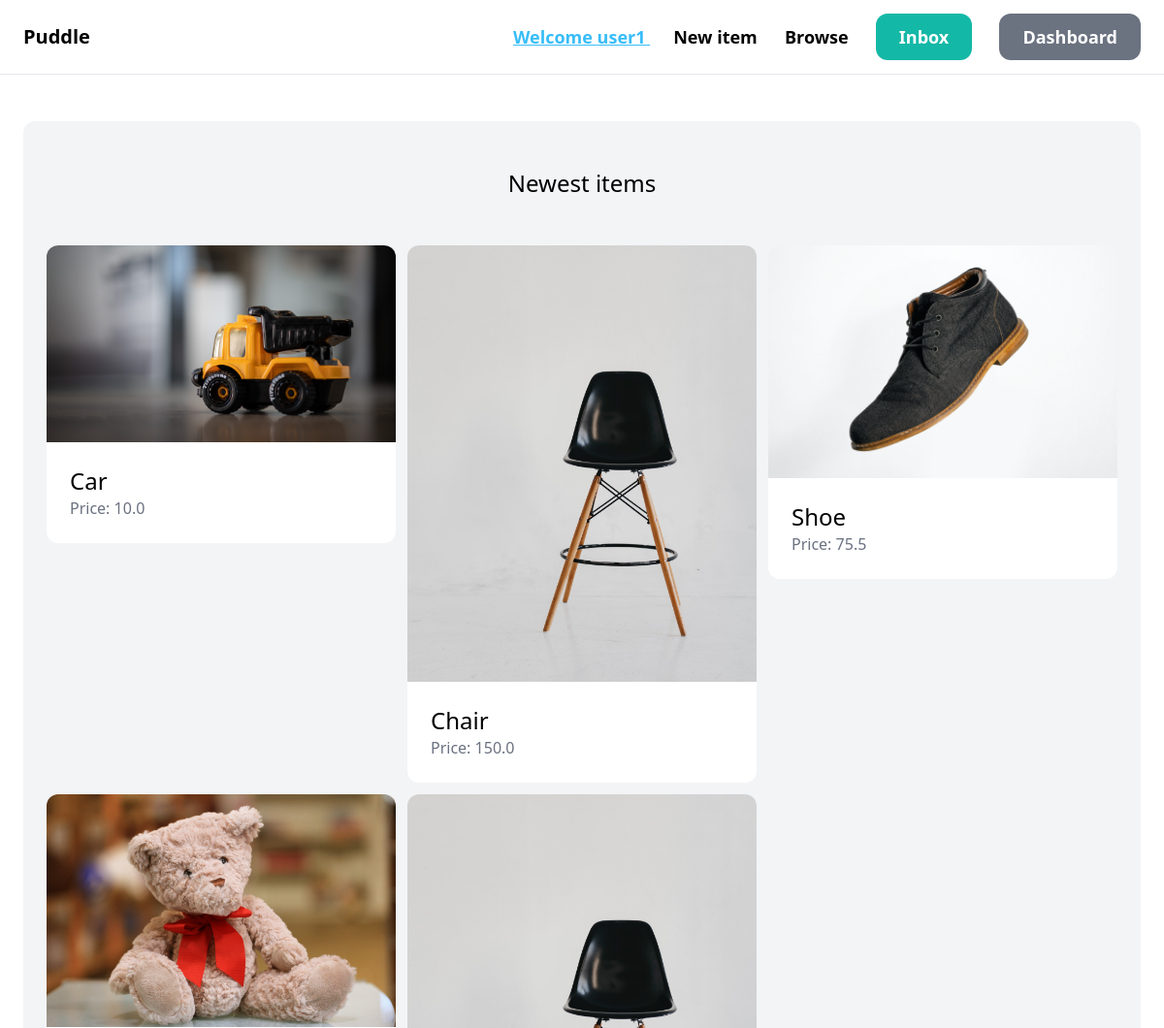
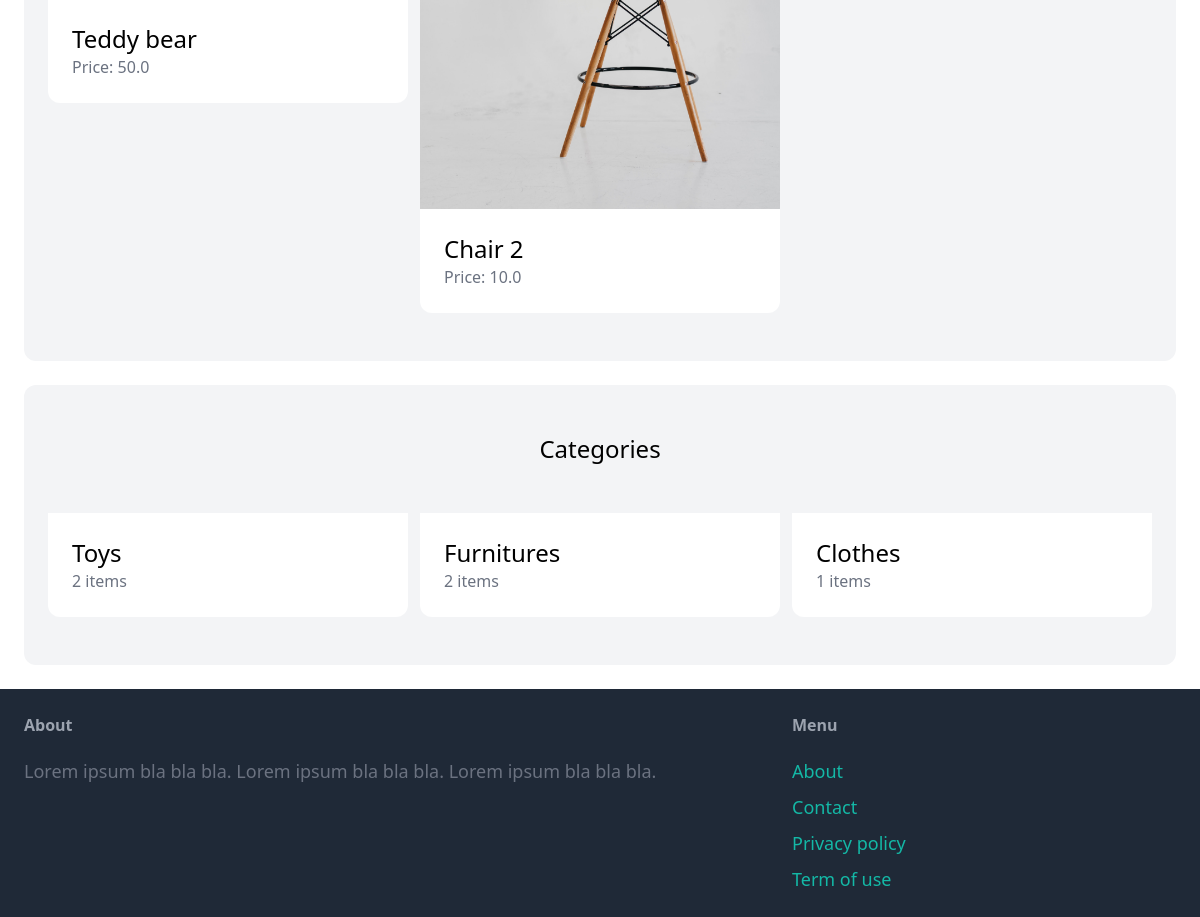
Screenshot of / (signed in) with the database file from the repository (2 pictures, top to bottom).
### item/models.py (models this page shows, shortened)
class Item(models.Model):
    name = models.CharField(max_length=255)
    description = models.TextField(blank=True, null=True)
    price = models.FloatField()
    is_sold = models.BooleanField(default=False)
    created_at = models.DateTimeField(auto_now_add=True)
    created_by = models.ForeignKey(User, related_name="items", on_delete=models.CASCADE)
    category = models.ForeignKey(Category, related_name="items",on_delete=models.CASCADE)
    image = models.ImageField(upload_to="item_images", blank=True, null=True)

class Category(models.Model):
    name = models.CharField(max_length=255)
    class Meta:
        verbose_name_plural = "Categories"

### core/views.py (the view)
# urls.py: path('', views.index, name="index"),
def index(request):
    items = Item.objects.filter(is_sold=False)[0:6]
    categories = Category.objects.all()
    return render(request, 'core/index.html', {
        'categories': categories,
        'items': items,
    })

### core/templates/core/index.html (shortened to what this page needs)
{% extends 'core/base.html' %}
{% block content %}
    <div class="mt-6 px-6 py-12 bg-gray-100 rounded-xl">
        <h2 class="mb-12 text-2xl text-center">Newest items</h2>
        <div class="grid grid-cols-3 gap-3">
            {% for item in items %}
                <div>
                    <a href="{% url 'item:detail' item.id %}">
                        <div>
                            <img src="{{ item.image.url }}" class="rounded-t-xl">
                        </div>
                        <div class="p-6 bg-white rounded-b-xl">
                            <h2 class="text-2xl">{{ item.name }}</h2>
                            <p class="text-gray-500">Price: {{ item.price }}</p>
                        </div>
                    </a>
                </div>
            {% endfor %}
        </div>
    </div>
    <div class="mt-6 px-6 py-12 bg-gray-100 rounded-xl">
        <h2 class="mb-12 text-2xl text-center">Categories</h2>
        <div class="grid grid-cols-3 gap-3">
            {% for category in categories %}
                <div>
                    <a href="#">
                        <div class="p-6 bg-white rounded-b-xl">
                            <h2 class="text-2xl">{{ category.name }}</h2>
                            <p class="text-gray-500">{{ category.items.count }} items</p>
                        </div>
                    </a>
                </div>
            {% endfor %}
        </div>
    </div>
{% endblock %}

### core/templates/core/base.html (shortened to what this page needs)
<!doctype html>
<html>
    <head>
        <script src="https://cdn.tailwindcss.com"></script>
    </head>
    <body>
        <nav class="py-6 px-6 flex justify-between items-center border-b border-gray-200">
            <a href="{% url 'core:index' %}" class="text-xl font-semibold">Puddle</a>
            <div class="space-x-6">
                {% if request.user != null %}
                <span class="text-lg font-semibold text-sky-400 underline ">Welcome {{ request.user }} </span>
                {% endif %}
                <a href="{% url 'item:new' %}" class="text-lg font-semibold hover:text-gray-500">New item</a>
                <a href="#" class="text-lg font-semibold hover:text-gray-500">Browse</a>
                {% if request.user.is_authenticated %}
                    <a href="#" class="px-6 py-3 text-lg font-semibold bg-teal-500 text-white rounded-xl hover:bg-teal-700">Inbox</a>
                    <a href="{% url 'dashboard:index' %}" class="px-6 py-3 text-lg font-semibold bg-gray-500 text-white rounded-xl hover:bg-gray-700">Dashboard</a>
                {% else %}
                    <a href="{% url 'core:signup' %}" class="px-6 py-3 text-lg font-semibold bg-teal-500 text-white rounded-xl hover:bg-teal-700">Sign up</a>
                    <a href="{% url 'core:login' %}" class="px-6 py-3 text-lg font-semibold bg-gray-500 text-white rounded-xl hover:bg-gray-700">Log in</a>
                {% endif %}
            </div>
        </nav>
        <div class="px-6 py-6">
            {% block content %}
            {% endblock %}
        </div>
        <footer class="py-6 px-6 flex justify-between bg-gray-800">
            <div class="w-2/3 pr-10">
                <h3 class="mb-5 font-semibold text-gray-400">About</h3>
                <p class="text-lg text-gray-500">Lorem ipsum bla bla bla. Lorem ipsum bla bla bla. Lorem ipsum bla bla bla.</p>
            </div>
            <div class="w-1/3">
                <h3 class="mb-5 font-semibold text-gray-400">Menu</h3>
                <ul class="space-y-2">
                    <li><a href="#" class="text-lg text-teal-500 hover:text-teal-700">About</a></li>
                    <li><a href=" {% url 'core:contact' %}" class="text-lg text-teal-500 hover:text-teal-700">Contact</a></li>
                    <li><a href="#" class="text-lg text-teal-500 hover:text-teal-700">Privacy policy</a></li>
                    <li><a href="#" class="text-lg text-teal-500 hover:text-teal-700">Term of use</a></li>
                </ul>
            </div>
        </footer>
    </body>
</html>

### rows the page displays
Item: image (picture), name "Car", price "10.0"
Item: image (picture), name "Chair", price "150.0"
Item: image (picture), name "Shoe", price "75.5"
Item: image (picture), name "Teddy bear", price "50.0"
Item: image (picture), name "Chair 2", price "10.0"
Category: name "Toys", items.count "2"
Category: name "Furnitures", items.count "2"
Category: name "Clothes", items.count "1"

### other values shown
{{ request.user }} "user1"
